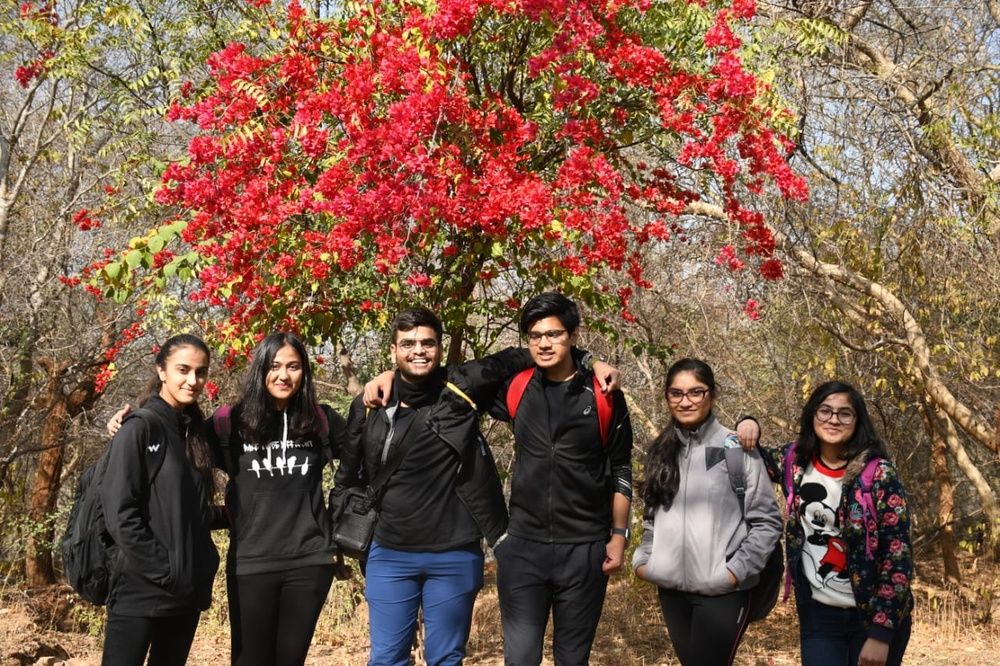
#> input picture OpenCV/Assignment_5/face_sample2.jpeg, 1000 x 666 px, shrunk from 1280 x 853 before the run, found by its file name
$ python face_detection.py
#> lines starting #> are read from the running program, lines starting #| are printed output that depends on the picture; after the words box and inside, x2 and y2 are one past the last pixel; in counts of white or black regions, pixels touching at a corner belong together
import numpy as np
import cv2

face_cascade = cv2.CascadeClassifier(cv2.data.haarcascades + 'haarcascade_frontalface_default.xml')
eye_cascade = cv2.CascadeClassifier(cv2.data.haarcascades + 'haarcascade_eye.xml')

path=r'/home/rudy-001/git_workspace/Aerove_Training_Rudraksh/OpenCV/Assignment_5/face_sample2.jpeg'

img = cv2.imread(path)
#> img is the input picture: shape (666, 1000, 3); mean B, G, R 73.4, 91.8, 123.1
gray = cv2.cvtColor(img, cv2.COLOR_BGR2GRAY)
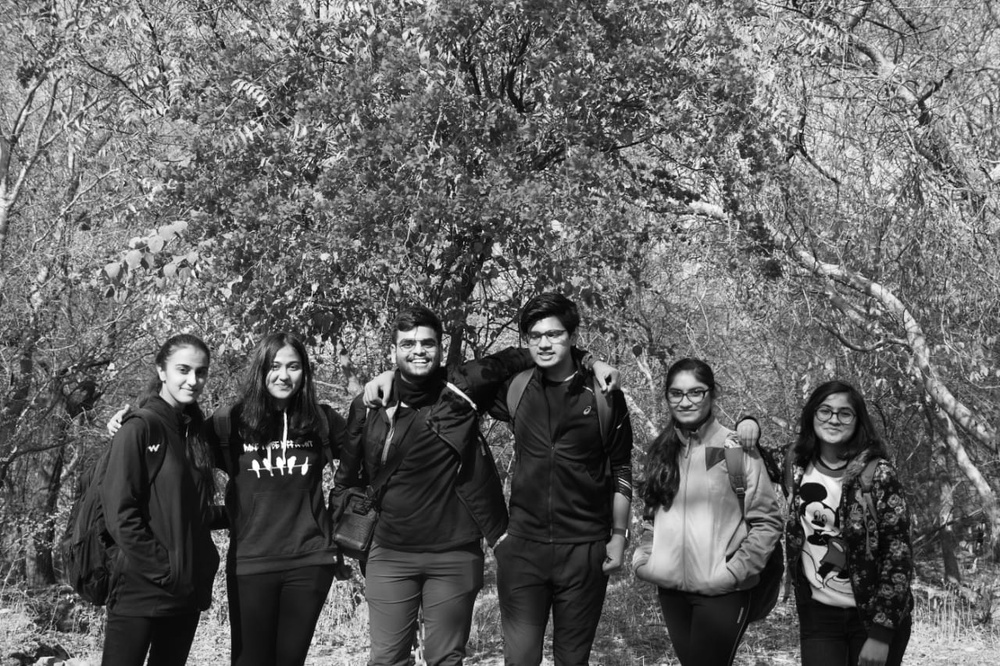
#> gray: shape (666, 1000); min 0, max 255, mean 99.1

faces = face_cascade.detectMultiScale(gray, 1.3, 5)
#> faces = [[519, 314, 54, 54], [390, 320, 58, 58], [260, 348, 49, 49], [164, 349, 55, 55], [660, 373, 52, 52], [810, 392, 51, 51]]
for (x,y,w,h) in faces:
    img = cv2.rectangle(img,(x,y),(x+w,y+h),(255,0,0),2)
    roi_gray = gray[y:y+h, x:x+w]
    roi_color = img[y:y+h, x:x+w]
    eyes = eye_cascade.detectMultiScale(roi_gray)
    for (ex,ey,ew,eh) in eyes:
        cv2.rectangle(roi_color,(ex,ey),(ex+ew,ey+eh),(0,255,0),2)
#> this loop made 6 passes
#> pass 1, `img = cv2.rectangle(img,(x,y),(x+w,y+h),(255,0,0),2)`:
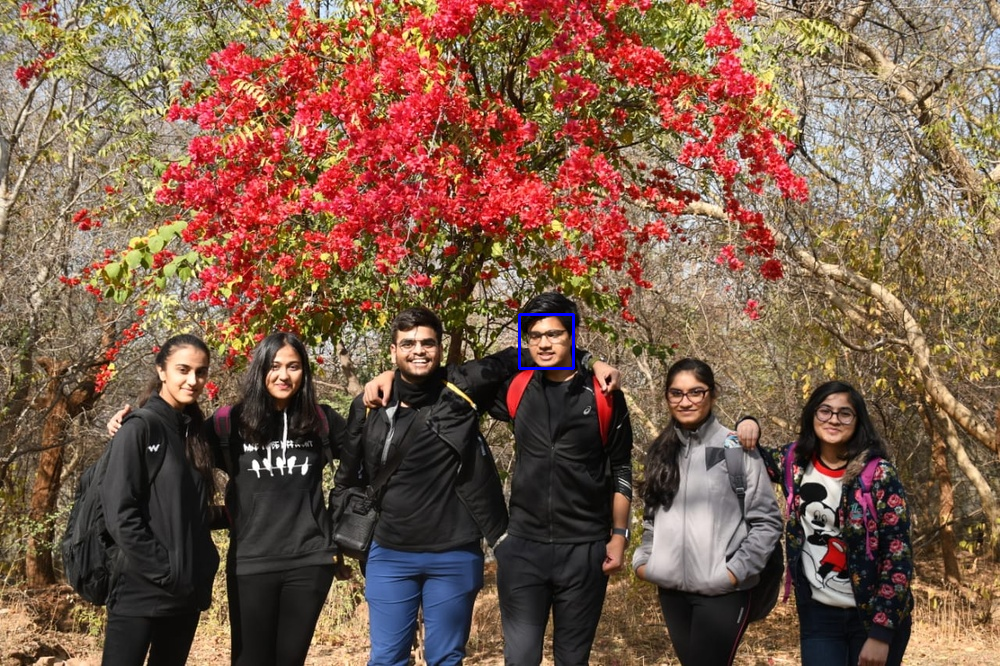
#> img: shape (666, 1000, 3); 0.1% of pixels changed, all inside (x1, y1, x2, y2) = (518, 313, 575, 370)
#> pass 1, `roi_color = img[y:y+h, x:x+w]`:
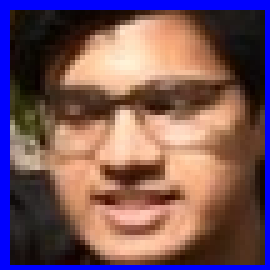
#> roi_color: shape (54, 54, 3) (shown 5 times larger); mean B, G, R 93.9, 86, 118.8
#> pass 2, `img = cv2.rectangle(img,(x,y),(x+w,y+h),(255,0,0),2)`:
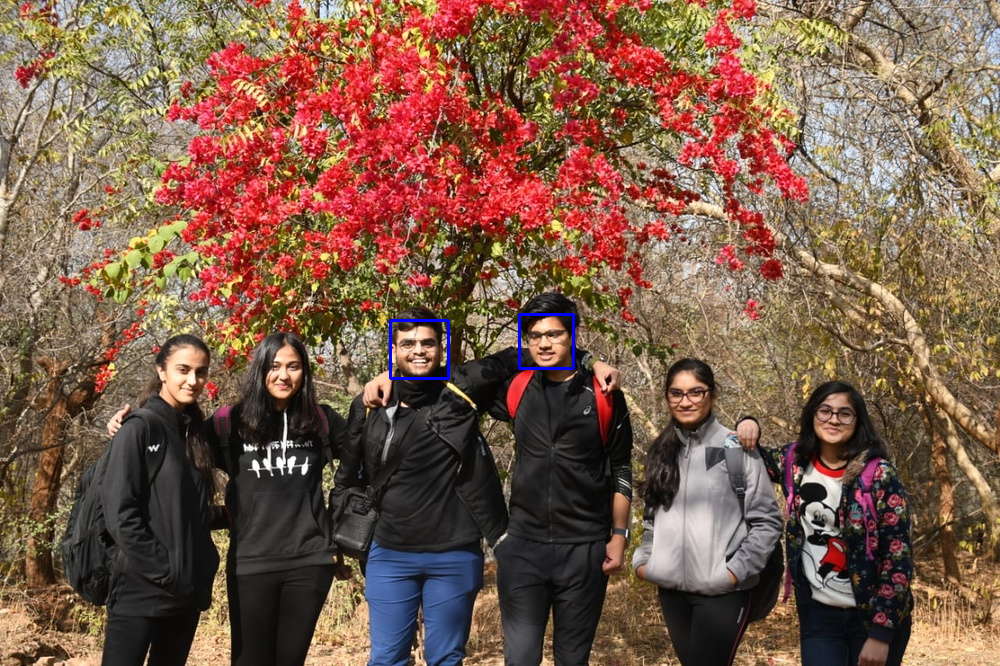
#> img: shape (666, 1000, 3); 0.1% of pixels changed, all inside (x1, y1, x2, y2) = (389, 319, 450, 380)
#> after the loop:
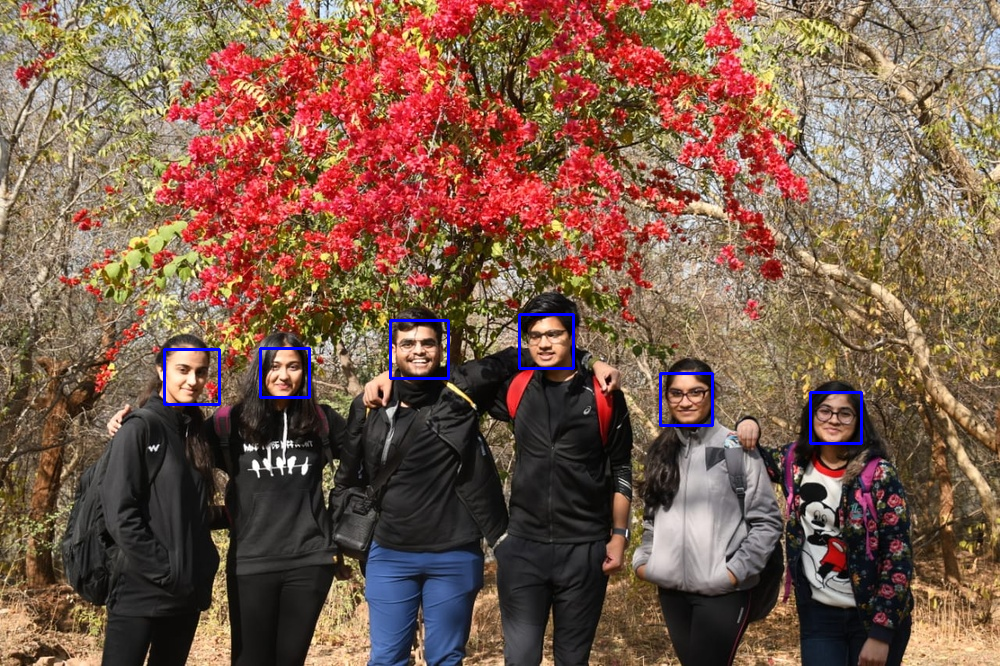
#> img: shape (666, 1000, 3); 0.37% of pixels changed, all inside (x1, y1, x2, y2) = (163, 347, 863, 445)
#> after the loop:
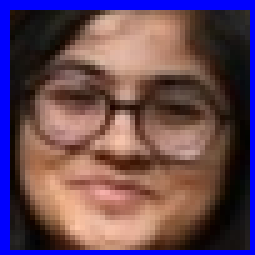
#> roi_color: shape (51, 51, 3) (shown 5 times larger); mean B, G, R 88.7, 72.8, 101.4
#> after the loop:
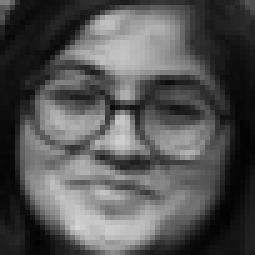
#> roi_gray: shape (51, 51) (shown 5 times larger); min 1, max 212, mean 83.5

cv2.imshow('img',img)
cv2.waitKey(0)
cv2.destroyAllWindows()
